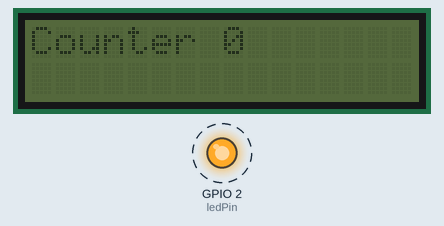
The sketch below on a simulated ESP32. Parts: 16×2 character LCD, output pins drawn as LEDs (lit = HIGH). Dashed ring = blinking. What the sketch prints to the serial monitor is not drawn.

Above: at 0.1 s.
At 9.2 s:
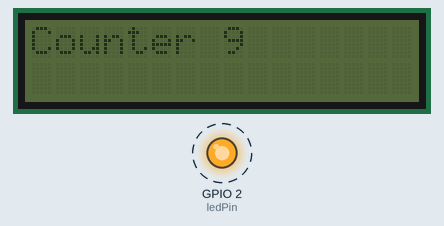
At 19.3 s:
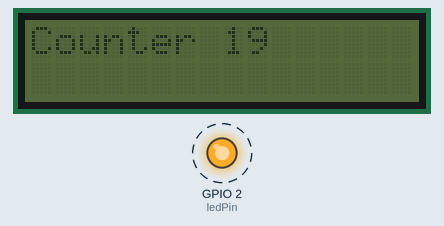
At 39.0 s:
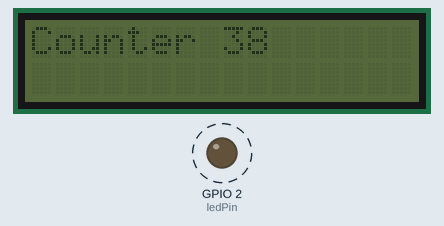
Timing chart, 0 to 40.0 s (numbered marks = the images above):
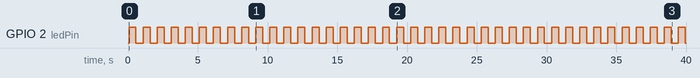

Measured:
- by itself, GPIO 2 (ledPin): alternates HIGH for 0.50 s and LOW for 0.51 s
- what the display in image 1 shows lasts 1.0 s, from 9.2 s to 10.2 s

The sketch:

DisplayLCDi2c.ino
```cpp
#include <Wire.h>
#include <LiquidCrystal_I2C.h>

LiquidCrystal_I2C lcd(0x27, 16, 2);

int ledPin = LED_BUILTIN;
int counter = 0;

void setup() {
  lcd.init();
  Wire.begin(2, 0);
  pinMode(ledPin, OUTPUT);
  Serial.begin(9600);
}

void loop() {
  lcd.setCursor(0, 0);
  lcd.print("Counter ");
  lcd.print(counter);
  Serial.println("Esta es una prueba: " + (String) counter);
  digitalWrite(ledPin, HIGH);
  delay(500);
  digitalWrite(ledPin, LOW);
  delay(500);
  counter++;
}
```
